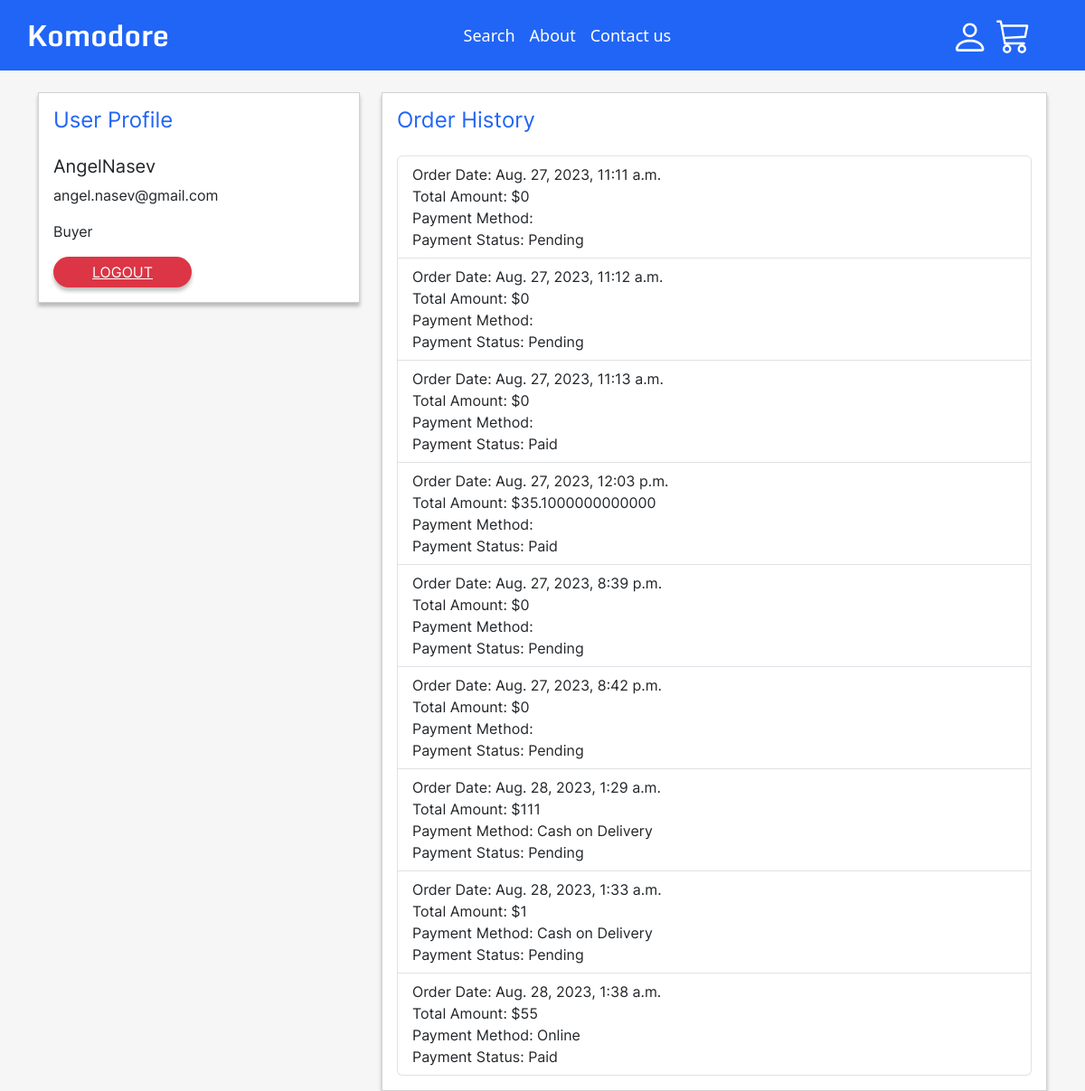
Page /profile/ (signed in) on the earlier database version.
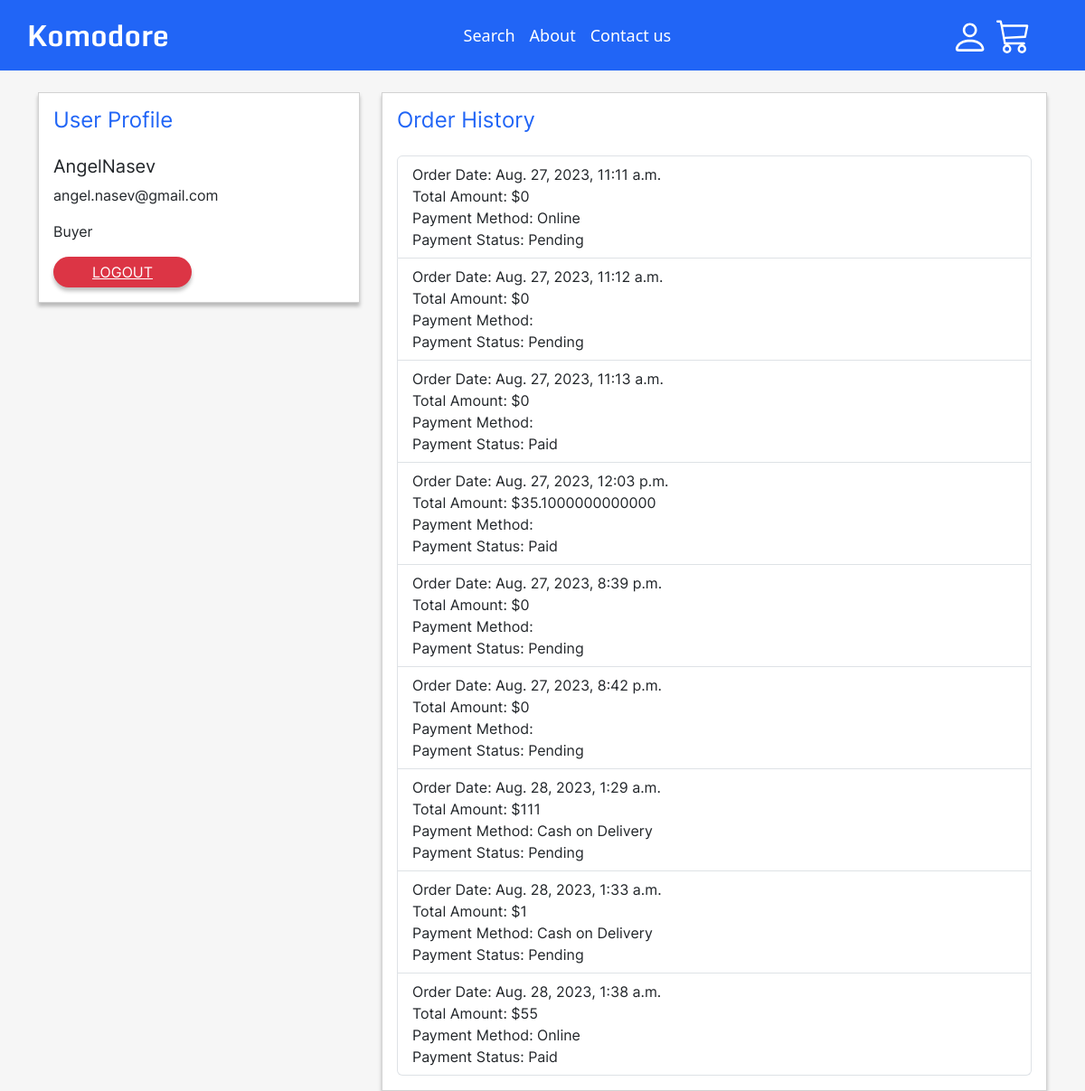
Same page on the later database version.
### KomodoreApp/models.py (models this page shows, shortened)
class Order(models.Model):
    user = models.ForeignKey(User, on_delete=models.CASCADE)
    order_items = models.ManyToManyField('OrderItem')
    order_date = models.DateTimeField(auto_now_add=True)
    payment_status = models.CharField(max_length=20, choices=[('Pending', 'Pending'), ('Paid', 'Paid')])
    payment_method = models.CharField(max_length=20, choices=[('Online', 'Online'), ('Cash', 'Cash on Delivery')])
    shipping_address = models.CharField(max_length=150)
    shipping_note = models.TextField(blank=True)
    shipping_city = models.CharField(max_length=100)
    shipping_postal_code = models.CharField(max_length=20)
    shipping_country = models.CharField(max_length=100)
    def total(self):
        return self.order_items.aggregate(order_total=Sum(F('product__price') * F('quantity')))['order_total'] or 0

### KomodoreApp/views.py (the view)
# urls.py: path('profile/', profile_view, name='profile_view'),
@login_required(login_url="/login/")
def profile_view(request):
    profile = Profile.objects.get(user=request.user)
    user_orders = Order.objects.filter(user=request.user).all()
    context = {"profile": profile,
               "is_buyer": profile.is_buyer,
               "is_seller": profile.is_seller,
               "orders": user_orders}
    return render(request, 'profile.html', context=context)

### KomodoreApp/templates/profile.html (shortened to what this page needs)
<!DOCTYPE html>
<html lang="en">
<head>
    <link href="https://cdn.jsdelivr.net/npm/bootstrap@5.3.1/dist/css/bootstrap.min.css" rel="stylesheet"
>
    {% load static %}
    <link rel="stylesheet" href="{% static 'style.css' %}">
</head>
<body class="gray-background">
{% include 'navbar.html' %}
<div class="container mt-4 inter">
    <div class="row">
        <div class="col-md-4">
            <div class="card">
                <div class="card-body">
                    <h4 class="card-title blue">User Profile</h4>
                    <h5 class="card-text pt-3">{{ request.user.username }}</h5>
                    <p class="card-text">{{ request.user.email }}</p>
                    {% if profile.is_buyer %}
                        <p class="card-text">Buyer</p>
                    {% endif %}
                    <a href="{% url 'logout' %}" class="pill-btn bg-danger">LOGOUT</a>
                </div>
            </div>
        </div>
        <div class="col-md-8">
            <div class="card">
                <div class="card-body">
                    <h4 class="card-title blue pb-3">Order History</h4>
                    <ul class="list-group">
                        {% for order in orders %}
                        <li class="list-group-item">
                            Order Date: {{ order.order_date }}<br>
                            Total Amount: ${{ order.total }}<br>
                            Payment Method: {{ order.payment_method }}<br>
                            Payment Status: {{ order.payment_status }}
                        </li>
                        {% empty %}
                        <li class="list-group-item">No orders yet.</li>
                        {% endfor %}
                    </ul>
                </div>
            </div>
        </div>
    </div>
</div>
</body>
</html>

Differences in the rows shown:
changed Order "Aug. 27, 2023, 11:11 a.m.": payment_method (not shown) → "Online"
